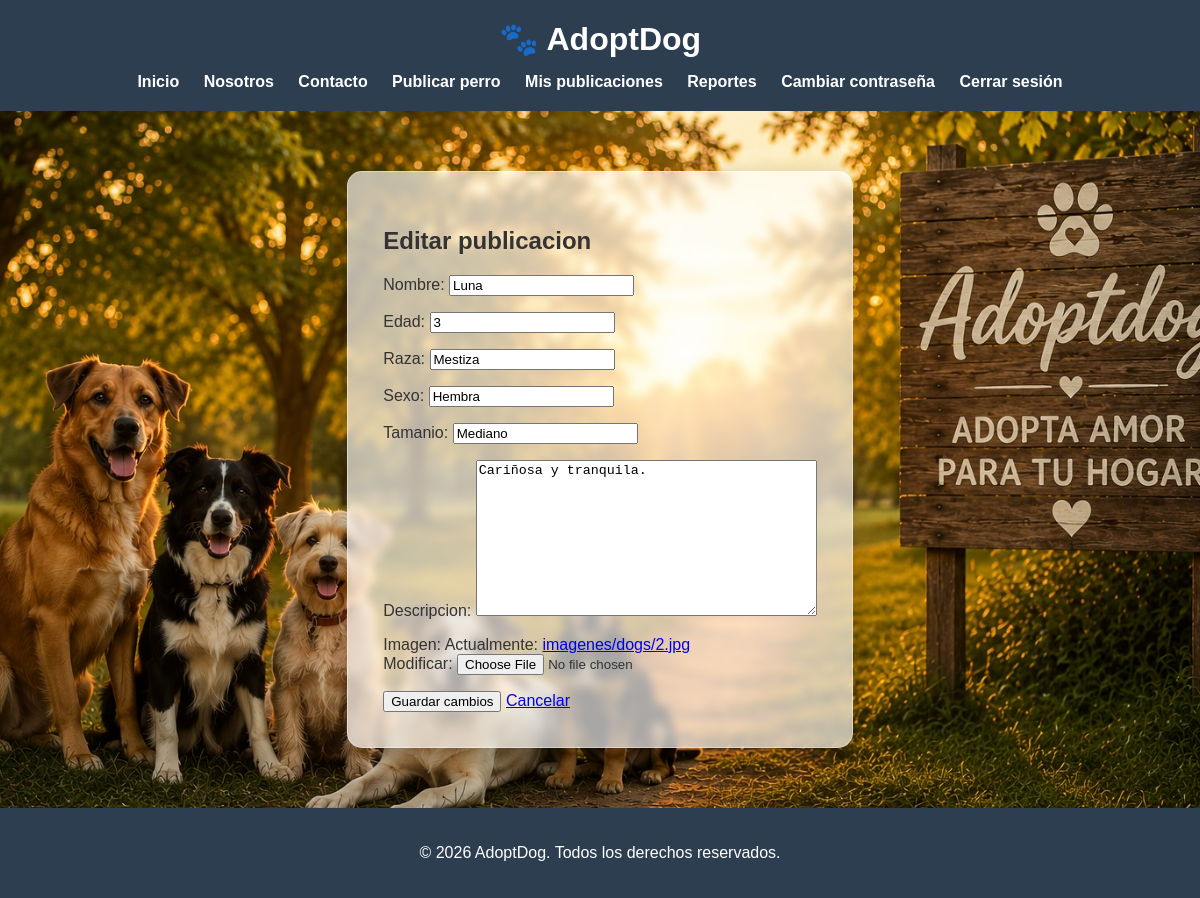
The app's page /editar/2/ (signed in) with its own data.
### app/models.py (models this page shows, shortened)
class Animal(models.Model):
    ESTADO_DISPONIBLE = "Disponible"
    ESTADO_ADOPTADO = "Adoptado"
    ESTADO_BAJA = "Dado de baja"
    nombre = models.CharField(max_length=100)
    edad = models.IntegerField()
    raza = models.CharField(max_length=100)
    sexo = models.CharField(max_length=20)
    tamanio = models.CharField(max_length=50)
    descripcion = models.TextField()
    imagen = models.ImageField(upload_to='imagenes/dogs/')
    estado = models.CharField(max_length=50, default=ESTADO_DISPONIBLE)
    fecha_publicacion = models.DateTimeField(auto_now_add=True, null=True, blank=True)
    fecha_adopcion = models.DateTimeField(null=True, blank=True)
    fecha_baja = models.DateTimeField(null=True, blank=True)
    owner = models.ForeignKey(
        User,
        on_delete=models.CASCADE,
        null=True,
        blank=True
    )

### app/views.py (the view)
# urls.py: path('editar/<int:animal_id>/', views.editar_publicacion, name='editar_publicacion'),
@login_required
def editar_publicacion(request, animal_id):
    animal = get_object_or_404(
        Animal,
        id=animal_id,
        owner=request.user,
        estado=Animal.ESTADO_DISPONIBLE
    )
    if request.method == 'POST':
        form = AnimalForm(request.POST, request.FILES, instance=animal)
        if form.is_valid():
            form.save()
            return redirect('mis_publicaciones')
    else:
        form = AnimalForm(instance=animal)
    return render(request, 'editar_publicacion.html', {
        'form': form,
        'animal': animal
    })

### app/forms.py
class AnimalForm(forms.ModelForm):
    class Meta:
        model = Animal
        fields = ['nombre', 'edad', 'raza', 'sexo' , 'tamanio', 'descripcion', 'imagen']

### app/templates/editar_publicacion.html (shortened to what this page needs)
{% extends 'base.html' %}
{% block content %}
<div class="panel-contenido">
    <h2>Editar publicacion</h2>
    <form method="POST" enctype="multipart/form-data">
        {{ form.as_p }}
        <button type="submit" class="btn btn-primary">
            Guardar cambios
        </button>
        <a href="{% url 'mis_publicaciones' %}" class="btn btn-secondary">
            Cancelar
        </a>
    </form>
</div>
{% endblock %}

### app/static/styles/styles.css (style rules this page uses)
body { margin: 0; font-family: Arial, Helvetica, sans-serif; background-color: #f5f7fa; color: #333; }
html, body { height: 100%; margin: 0; }
body { display: flex; flex-direction: column; min-height: 100vh; background-image: url("../imagenes/fondo.jpg"); background-size: cover; background-position: center; background-repeat: no-repeat; background-attachment: fixed; }
.panel-contenido { max-width: 900px; margin: 30px auto; background: rgba(255, 255, 255, 0.65); padding: 35px; border-radius: 15px; border: 1px solid rgba(255, 255, 255, 0.4); box-shadow: 0 8px 25px rgba(0, 0, 0, 0.25); backdrop-filter: blur(4px); -webkit-backdrop-filter: blur(4px); }

### records on screen
Animal: nombre "Luna", edad "3", raza "Mestiza", sexo "Hembra", tamanio "Mediano", descripcion "Cariñosa y tranquila."
